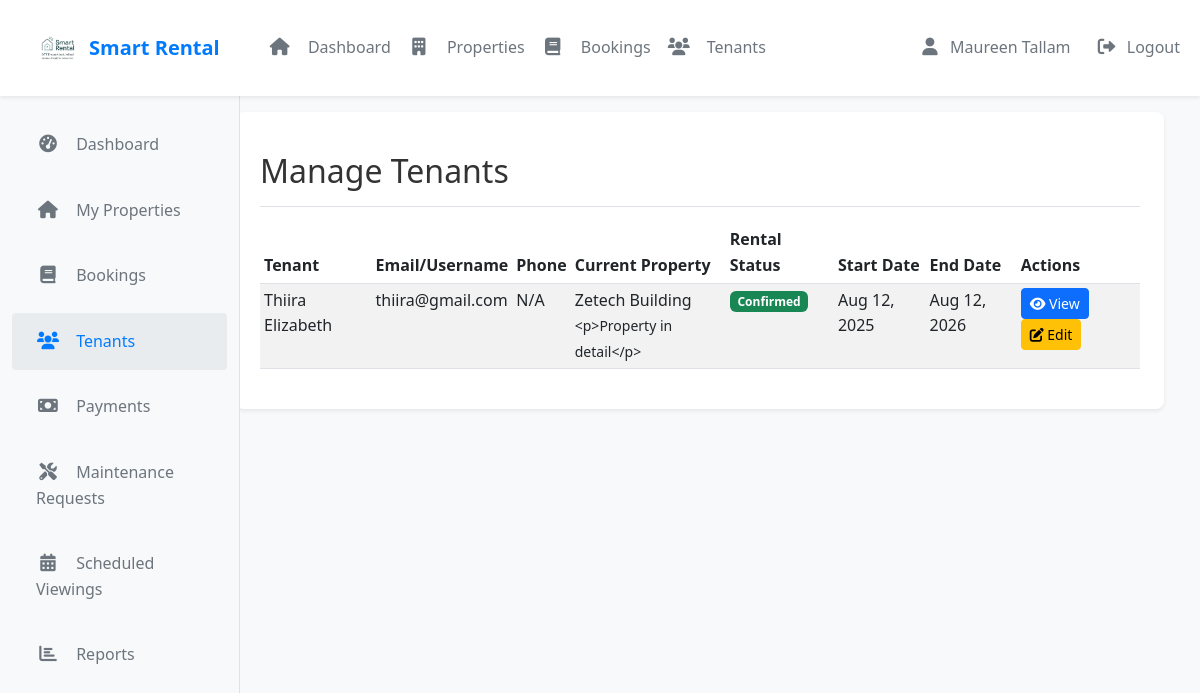
/smart_landlords/tenants.php (signed in), run on the app's committed database.
### tables this page shows
CREATE TABLE `users` (
  `id` int(30) NOT NULL,
  `name` text NOT NULL,
  `username` varchar(200) NOT NULL,
  `phone_number` varchar(20) DEFAULT NULL COMMENT 'User''s contact phone number',
  `current_balance` decimal(15,2) DEFAULT 0.00,
  `default_payment_method` varchar(50) DEFAULT NULL,
  `password` text NOT NULL,
  `type` enum('admin','landlord','caretaker','customer') NOT NULL DEFAULT 'customer'
);

### smart_landlords/tenants.php (the view, shortened to what this page needs)
<?php
require_once '../config/db.php';
$stmt = $conn->prepare("SELECT DISTINCT u.*,
                       h.house_no,
                       h.description,
                       rb.status as rental_status,
                       rb.start_date,
                       rb.end_date
                       FROM users u
                       LEFT JOIN rental_bookings rb ON u.id = rb.user_id
                       LEFT JOIN houses h ON rb.house_id = h.id
                       WHERE h.landlord_id = ?
                       ORDER BY u.name");
$stmt->bind_param('i', $_SESSION['user_id']);
$stmt->execute();
$tenants = $stmt->get_result()->fetch_all(MYSQLI_ASSOC);
?>
<!DOCTYPE html>
<html lang="en">
<head>
    <link href="https://cdn.jsdelivr.net/npm/bootstrap@5.3.0/dist/css/bootstrap.min.css" rel="stylesheet">
    <link rel="stylesheet" href="https://cdnjs.cloudflare.com/ajax/libs/font-awesome/6.0.0/css/all.min.css">
    <link rel="stylesheet" href="assets/css/style.css">
</head>
<body>
    <?php include('./includes/header.php'); ?>
    <div class="page-wrapper">
        <div class="container-fluid">
            <div class="row">
                <?php include('./includes/sidebar.php'); ?>
                <div class="main-content col-md-9 ms-sm-auto col-lg-10 px-md-4">
                    <div class="container-fluid">
                        <div class="page-content" style="margin-top: 80px;">
                <div class="d-flex justify-content-between flex-wrap flex-md-nowrap align-items-center pt-3 pb-2 mb-3 border-bottom">
                    <h1 class="h2">Manage Tenants</h1>
                </div>
                <div class="table-responsive">
                    <table class="table table-striped table-sm">
                        <thead>
                            <tr>
                                <th>Tenant</th>
                                <th>Email/Username</th>
                                <th>Phone</th>
                                <th>Current Property</th>
                                <th>Rental Status</th>
<th>Start Date</th>
<th>End Date</th>
                                <th>Actions</th>
                            </tr>
                        </thead>
                        <tbody>
                            <?php foreach ($tenants as $tenant): ?>
                            <tr>
                                <td><?php echo htmlspecialchars($tenant['name'] ?? 'N/A'); ?></td>
                                <td><?php echo htmlspecialchars($tenant['username'] ?? 'N/A'); ?></td>
                                <td><?php echo htmlspecialchars($tenant['phone_number'] ?? 'N/A'); ?></td>
                                <td>
                                    <?php if ($tenant['house_no']): ?>
                                        <?php echo htmlspecialchars($tenant['house_no']); ?><br>
                                        <small><?php echo htmlspecialchars($tenant['description']); ?></small>
                                    <?php else: ?>
                                        <span class="text-muted">No current property</span>
                                    <?php endif; ?>
                                </td>
                                <td>
                                    <?php if ($tenant['rental_status']): ?>
                                        <span class="badge bg-<?php echo $tenant['rental_status'] === 'confirmed' ? 'success' : ($tenant['rental_status'] === 'pending' ? 'warning' : 'danger'); ?>">
                                            <?php echo ucfirst($tenant['rental_status']); ?>
                                        </span>
                                    <?php else: ?>
                                        <span class="badge bg-secondary">No Status</span>
                                    <?php endif; ?>
                                </td>
                                <td>
                                    <?php if ($tenant['start_date']): ?>
                                        <?php echo date('M d, Y', strtotime($tenant['start_date'])); ?>
                                    <?php else: ?>
                                        <span class="text-muted">N/A</span>
                                    <?php endif; ?>
                                </td>
                                <td>
                                    <?php if ($tenant['end_date']): ?>
                                        <?php echo date('M d, Y', strtotime($tenant['end_date'])); ?>
                                    <?php else: ?>
                                        <span class="text-muted">N/A</span>
                                    <?php endif; ?>
                                </td>
                                <td>
                                    <a href="view-tenant.php?id=<?php echo $tenant['id']; ?>" class="btn btn-sm btn-primary">
                                        <i class="fas fa-eye"></i> View
                                    </a>
                                    <a href="edit-tenant.php?id=<?php echo $tenant['id']; ?>" class="btn btn-sm btn-warning">
                                        <i class="fas fa-edit"></i> Edit
                                    </a>
                                </td>
                            </tr>
                            <?php endforeach; ?>
                        </tbody>
                    </table>
                </div>
                </div>
            </div>
        </div>
    </div>
</body>
</html>

### smart_landlords/assets/css/style.css (style rules this page uses)
body { font-family: 'Segoe UI', Tahoma, Geneva, Verdana, sans-serif; line-height: 1.6; color: #333; }
.main-content { padding: 2rem; margin-left: 240px; min-height: calc(100vh - 4rem); background-color: #f8f9fa; }
.page-content { padding: 1.5rem; background-color: white; border-radius: 0.5rem; box-shadow: 0 0.125rem 0.25rem rgba(0,0,0,0.075); }
.page-wrapper { min-height: 100vh; display: flex; flex-direction: column; }

### data on the page
users: name "Thiira Elizabeth", username "thiira@gmail.com", phone_number "N/A", house_no "Zetech Building", description "<p>Property in detail</p>", rental_status "Confirmed", start_date "Aug 12, 2025", end_date "Aug 12, 2026"

### other printed values
$_SESSION['user_name'] "Maureen Tallam"
